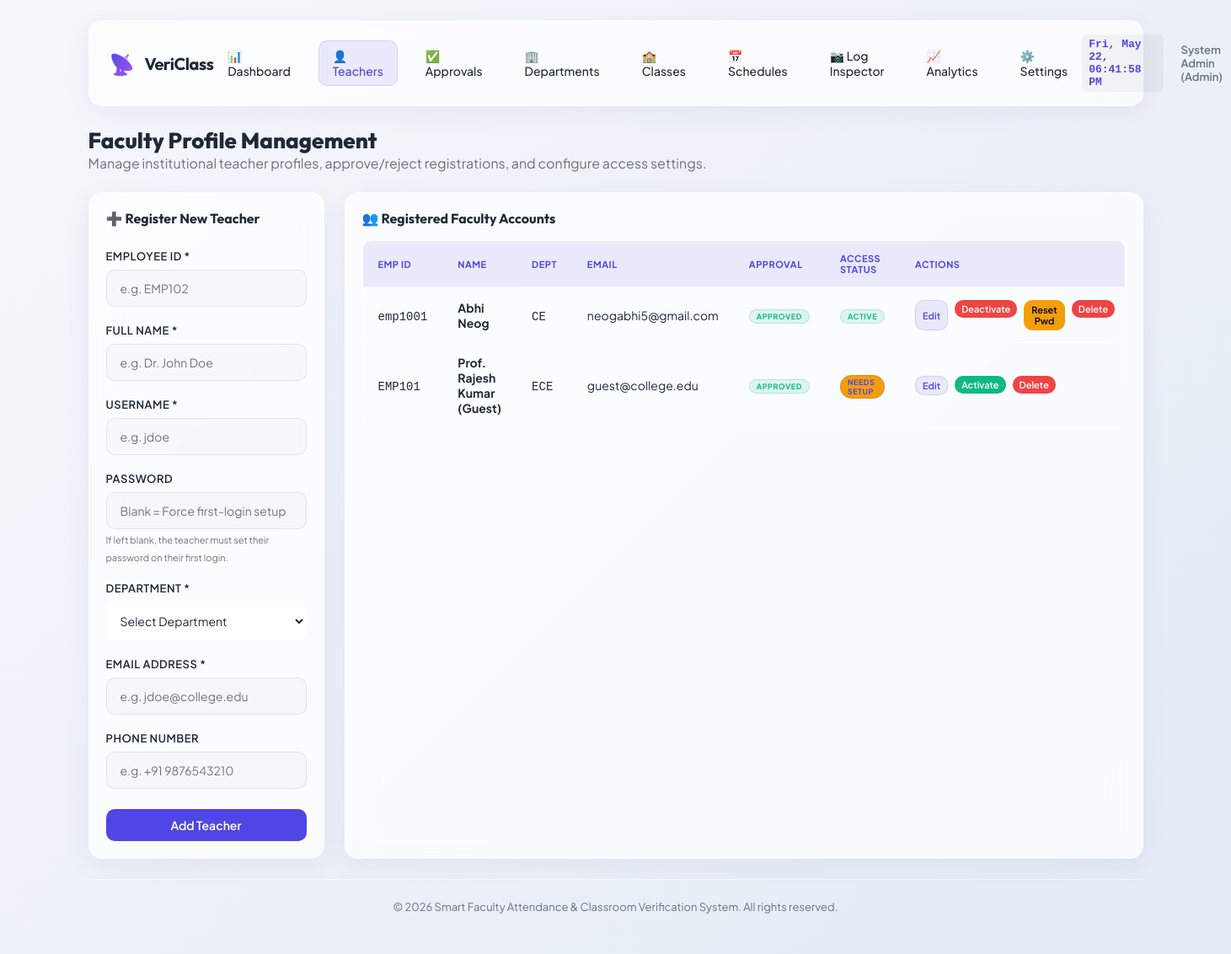
Before: /admin/teachers (signed in) with the older database file.
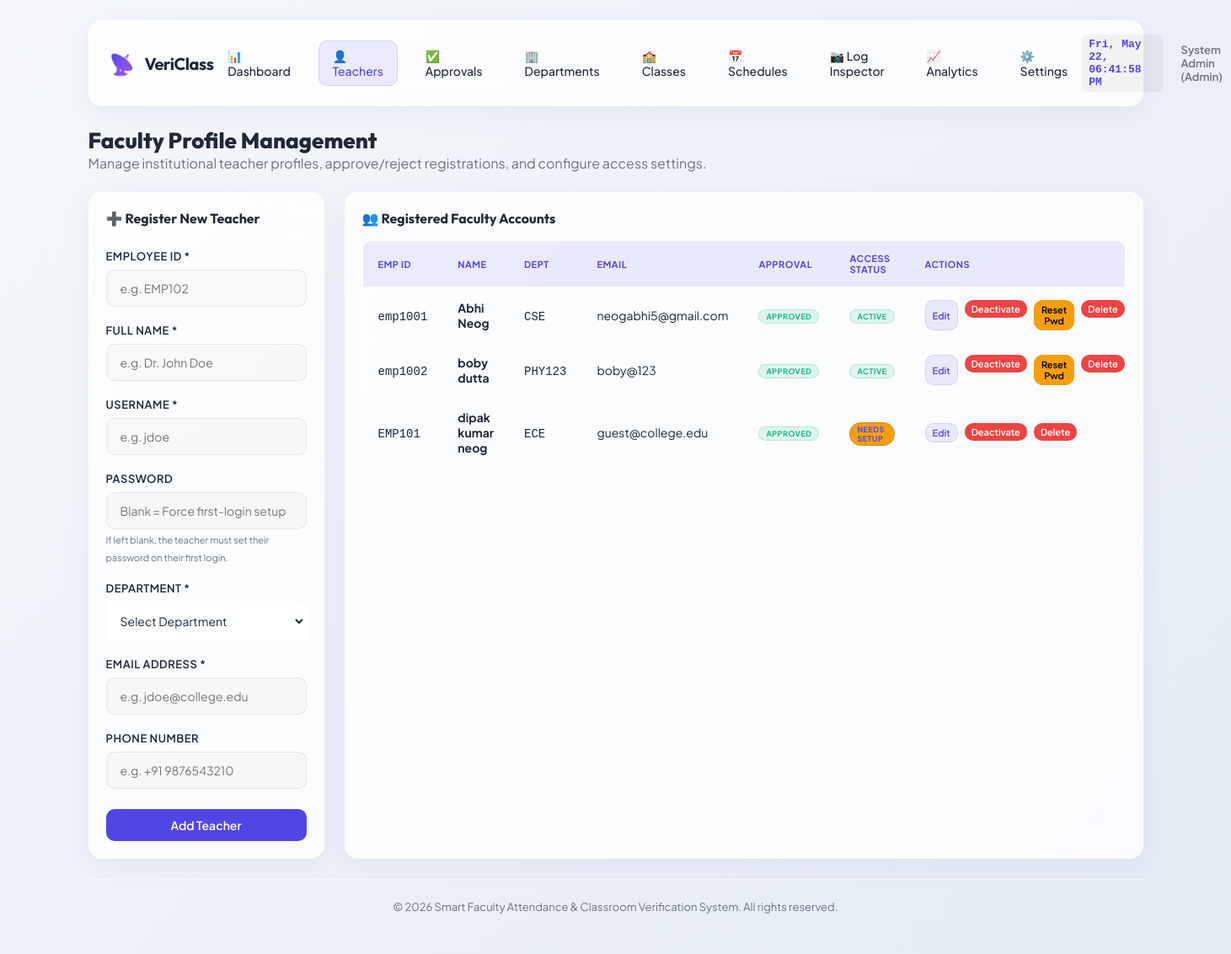
After: the same page with the newer database file.
### models.py (models this page shows, shortened)
class TeacherProfile(db.Model):
    __tablename__ = 'teacher_profiles'
    id = db.Column(db.Integer, primary_key=True)
    user_id = db.Column(db.Integer, db.ForeignKey('users.id', ondelete='CASCADE'), unique=True, nullable=False)
    employee_id = db.Column(db.String(50), unique=True, nullable=False, index=True)
    name = db.Column(db.String(120), nullable=False)
    phone = db.Column(db.String(20), nullable=True)
    department_id = db.Column(db.Integer, db.ForeignKey('departments.id', ondelete='SET NULL'), nullable=True)
    approval_status = db.Column(db.String(20), default='Pending', nullable=False) # 'Pending', 'Approved', 'Rejected'
    approved_by_id = db.Column(db.Integer, db.ForeignKey('users.id'), nullable=True)
    approved_at = db.Column(db.DateTime, nullable=True)
    user = db.relationship('User', foreign_keys=[user_id], back_populates='profile', lazy=True)
    approver = db.relationship('User', foreign_keys=[approved_by_id], lazy=True)
    timetables = db.relationship('Timetable', backref='teacher_profile', cascade="all, delete-orphan", lazy=True)
    attendance_logs = db.relationship('AttendanceLog', backref='teacher_profile', cascade="all, delete-orphan", lazy=True)

class Department(db.Model):
    __tablename__ = 'departments'
    id = db.Column(db.Integer, primary_key=True)
    name = db.Column(db.String(100), unique=True, nullable=False)
    code = db.Column(db.String(20), unique=True, nullable=False) # e.g. 'CSE', 'ECE'
    teachers = db.relationship('TeacherProfile', backref='department', lazy=True)

class User(db.Model):
    __tablename__ = 'users'
    id = db.Column(db.Integer, primary_key=True)
    username = db.Column(db.String(80), unique=True, nullable=False, index=True)
    password_hash = db.Column(db.String(255), nullable=True) # Nullable for first-time password setup
    role_id = db.Column(db.Integer, db.ForeignKey('roles.id'), nullable=False)
    email = db.Column(db.String(120), unique=True, nullable=False, index=True)
    is_active = db.Column(db.Boolean, default=True)
    needs_password_setup = db.Column(db.Boolean, default=False)
    created_at = db.Column(db.DateTime, default=datetime.utcnow)
    profile = db.relationship('TeacherProfile', foreign_keys='TeacherProfile.user_id', back_populates='user', uselist=False, cascade="all, delete-orphan", lazy=True)

### app.py (the view, shortened to what this page needs)
@app.route('/admin/teachers', methods=['GET', 'POST'])
def admin_teachers():
    if not is_logged_in() or session.get('role') != 'admin':
        flash("Access Denied.", "danger")
        return redirect(url_for('login'))
    departments = Department.query.order_by(Department.name).all()
    teacher_role = Role.query.filter_by(name='teacher').first()
    profiles = TeacherProfile.query.order_by(TeacherProfile.name).all()
    edit_profile = None
    edit_id = request.args.get('edit_id')
    if edit_id:
        edit_profile = TeacherProfile.query.get(int(edit_id))
    return render_template('admin_teachers.html',
                           teachers=profiles,
                           departments=departments,
                           edit_teacher=edit_profile)

### app.py (called while the page is built)
def is_logged_in():
    return 'user_id' in session

### templates/admin_teachers.html (shortened to what this page needs)
{% extends "base.html" %}
{% block content %}
<div style="margin-bottom: 24px;">
    <h2 style="font-family: var(--font-title); font-size: 26px; font-weight: 800;">Faculty Profile Management</h2>
    <p style="color: var(--color-text-muted);">Manage institutional teacher profiles, approve/reject registrations, and configure access settings.</p>
</div>
<div class="grid-sidebar">
    <div class="glass-card" style="padding: 20px; align-self: flex-start;">
        <h3 style="font-family: var(--font-title); font-size: 16px; margin-bottom: 16px; border-bottom: 1px solid var(--border-card); padding-bottom: 10px;">
            {% if edit_teacher %}📝 Edit Faculty Profile{% else %}➕ Register New Teacher{% endif %}
        </h3>
        <form action="{{ url_for('admin_teachers') }}" method="POST">
            <div class="form-group">
                <label class="form-label" for="employee_id">Employee ID *</label>
                <input class="form-control" type="text" id="employee_id" name="employee_id" value="{{ edit_teacher.employee_id if edit_teacher else '' }}" placeholder="e.g. EMP102" required {% if edit_teacher %}readonly{% endif %}>
            </div>
            <div class="form-group" style="margin-top: 12px;">
                <label class="form-label" for="name">Full Name *</label>
                <input class="form-control" type="text" id="name" name="name" value="{{ edit_teacher.name if edit_teacher else '' }}" placeholder="e.g. Dr. John Doe" required>
            </div>
            <div class="form-group" style="margin-top: 12px;">
                <label class="form-label" for="username">Username *</label>
                <input class="form-control" type="text" id="username" name="username" value="{{ edit_teacher.username if edit_teacher else '' }}" placeholder="e.g. jdoe" required {% if edit_teacher %}readonly{% endif %}>
            </div>
            <div class="form-group" style="margin-top: 12px;">
                <label class="form-label" for="password">Password</label>
                <input class="form-control" type="password" id="password" name="password" placeholder="{% if edit_teacher %}Leave blank to keep current{% else %}Blank = Force first-login setup{% endif %}">
                {% if not edit_teacher %}
                <small style="color: var(--color-text-muted); font-size: 11px;">If left blank, the teacher must set their password on their first login.</small>
                {% endif %}
            </div>
            <div class="form-group" style="margin-top: 12px;">
                <label class="form-label" for="department_id">Department *</label>
                <select class="form-control" id="department_id" name="department_id" required style="background-color: var(--bg-card); color: var(--color-text); border: 1px solid var(--border-card); padding: 12px; border-radius: 8px;">
                    <option value="" disabled selected>Select Department</option>
                </select>
            </div>
            <div class="form-group" style="margin-top: 12px;">
                <label class="form-label" for="email">Email Address *</label>
                <input class="form-control" type="email" id="email" name="email" value="{{ edit_teacher.user.email if edit_teacher and edit_teacher.user else '' }}" placeholder="e.g. jdoe@college.edu" required>
            </div>
            <div class="form-group" style="margin-top: 12px; margin-bottom: 24px;">
                <label class="form-label" for="phone">Phone Number</label>
                <input class="form-control" type="text" id="phone" name="phone" value="{{ edit_teacher.phone if edit_teacher else '' }}" placeholder="e.g. +91 9876543210">
            </div>
            <div style="display: flex; gap: 10px;">
                <button class="btn btn-primary" type="submit" style="flex: 1;">
                    {% if edit_teacher %}Save Changes{% else %}Add Teacher{% endif %}
                </button>
            </div>
        </form>
    </div>
    <div class="glass-card" style="padding: 20px; overflow: hidden;">
        <h3 style="font-family: var(--font-title); font-size: 16px; margin-bottom: 16px;">👥 Registered Faculty Accounts</h3>
        <div class="table-responsive">
            <table class="custom-table">
                <thead>
                    <tr>
                        <th>Emp ID</th>
                        <th>Name</th>
                        <th>Dept</th>
                        <th>Email</th>
                        <th>Approval</th>
                        <th>Access Status</th>
                        <th>Actions</th>
                    </tr>
                </thead>
                <tbody>
                    {% if teachers %}
                        {% for teacher in teachers %}
                            <tr>
                                <td><code>{{ teacher.employee_id }}</code></td>
                                <td style="font-weight: 700;">{{ teacher.name }}</td>
                                <td><code>{{ teacher.department.code if teacher.department else 'N/A' }}</code></td>
                                <td>{{ teacher.user.email if teacher.user else 'N/A' }}</td>
                                <td>
                                    <span class="badge {% if teacher.approval_status == 'Approved' %}badge-approved{% elif teacher.approval_status == 'Pending' %}badge-pending{% else %}badge-rejected{% endif %}" style="font-size: 9px; padding: 2px 8px;">
                                        {{ teacher.approval_status }}
                                    </span>
                                </td>
                                <td>
                                    {% if teacher.user %}
                                        {% if teacher.user.needs_password_setup %}
                                            <span class="badge badge-pending" style="font-size: 9px; padding: 2px 8px; background-color: var(--color-warning);">Needs Setup</span>
                                        {% elif teacher.user.is_active %}
                                            <span class="badge badge-approved" style="font-size: 9px; padding: 2px 8px;">Active</span>
                                        {% else %}
                                            <span class="badge badge-rejected" style="font-size: 9px; padding: 2px 8px;">Disabled</span>
                                        {% endif %}
                                    {% else %}
                                        <span class="badge badge-rejected" style="font-size: 9px; padding: 2px 8px;">No User</span>
                                    {% endif %}
                                </td>
                                <td>
                                    <div style="display: flex; gap: 8px;">
                                        <a href="?edit_id={{ teacher.id }}" class="btn btn-secondary" style="padding: 4px 8px; font-size: 11px;">Edit</a>
                                        {% if teacher.user %}
                                            <form action="{{ url_for('admin_teachers') }}" method="POST" style="display: inline;" onsubmit="return confirm('Toggle status for this teacher?');">
                                                <button type="submit" class="btn {% if teacher.user.is_active %}btn-danger{% else %}btn-success{% endif %}" style="padding: 4px 8px; font-size: 11px;">
                                                    {{ 'Deactivate' if teacher.user.is_active else 'Activate' }}
                                                </button>
                                            </form>
                                            {% if not teacher.user.needs_password_setup %}
                                                <form action="{{ url_for('admin_teachers') }}" method="POST" style="display: inline;" onsubmit="return confirm('Force credential reset? This deletes their password and forces first-login setup.');">
                                                    <button type="submit" class="btn btn-secondary" style="padding: 4px 8px; font-size: 11px; background-color: var(--color-warning); color: #000; border-color: var(--color-warning);">
                                                        Reset Pwd
                                                    </button>
                                                </form>
                                            {% endif %}
                                        {% endif %}
                                        <form action="{{ url_for('admin_teachers') }}" method="POST" style="display: inline;" onsubmit="return confirm('PERMANENTLY delete this faculty profile and all their history?');">
                                            <button type="submit" class="btn btn-danger" style="padding: 4px 8px; font-size: 11px;">
                                                Delete
                                            </button>
                                        </form>
                                    </div>
                                </td>
                            </tr>
                        {% endfor %}
                    {% else %}
                        <tr>
                            <td colspan="7" style="text-align: center; color: var(--color-text-muted); padding: 30px;">No teachers registered yet. Add one on the left.</td>
                        </tr>
                    {% endif %}
                </tbody>
            </table>
        </div>
    </div>
</div>
{% endblock %}

### templates/base.html (shortened to what this page needs)
<!DOCTYPE html>
<html lang="en" data-theme="dark">
<head>
    <link rel="stylesheet" href="{{ url_for('static', filename='css/style.css') }}">
</head>
<body>
    <div class="app-container">
        <header class="app-header">
            <div class="logo-section">
                <span class="logo-icon">📡</span>
                <span class="logo-text">VeriClass</span>
            </div>
            {% if session.get('user_id') %}
            <nav class="nav-links">
                {% if session.get('role') == 'admin' %}
                    <a href="{{ url_for('admin_dashboard') }}" class="nav-item {% if request.endpoint == 'admin_dashboard' %}active{% endif %}">📊 Dashboard</a>
                    <a href="{{ url_for('admin_teachers') }}" class="nav-item {% if request.endpoint == 'admin_teachers' %}active{% endif %}">👤 Teachers</a>
                    <a href="{{ url_for('admin_approvals') }}" class="nav-item {% if request.endpoint == 'admin_approvals' %}active{% endif %}">✅ Approvals</a>
                    <a href="{{ url_for('admin_departments') }}" class="nav-item {% if request.endpoint == 'admin_departments' %}active{% endif %}">🏢 Departments</a>
                    <a href="{{ url_for('admin_classes') }}" class="nav-item {% if request.endpoint == 'admin_classes' %}active{% endif %}">🏫 Classes</a>
                    <a href="{{ url_for('admin_timetable') }}" class="nav-item {% if request.endpoint == 'admin_timetable' %}active{% endif %}">📅 Schedules</a>
                    <a href="{{ url_for('admin_attendance') }}" class="nav-item {% if request.endpoint == 'admin_attendance' %}active{% endif %}">📷 Log Inspector</a>
                    <a href="{{ url_for('admin_reports') }}" class="nav-item {% if request.endpoint == 'admin_reports' %}active{% endif %}">📈 Analytics</a>
                    <a href="{{ url_for('admin_settings') }}" class="nav-item {% if request.endpoint == 'admin_settings' %}active{% endif %}">⚙️ Settings</a>
                {% else %}
                    <a href="{{ url_for('teacher_dashboard') }}" class="nav-item {% if request.endpoint == 'teacher_dashboard' %}active{% endif %}">🏫 My Schedule</a>
                {% endif %}
            </nav>
            <div class="user-profile">
                <span id="liveClock" style="font-family: monospace; font-size: 13px; font-weight: 700; color: var(--color-primary); background: rgba(0,0,0,0.04); padding: 4px 8px; border-radius: 6px; margin-right: 8px;"></span>
                <span style="font-size: 13px; font-weight: 600; color: var(--color-text-muted);">
                    {{ session.get('name') }} ({{ session.get('role')|capitalize }})
                </span>
            </div>
            {% else %}
            <div class="user-profile">
                <span id="liveClock" style="font-family: monospace; font-size: 13px; font-weight: 700; color: var(--color-primary); background: rgba(0,0,0,0.04); padding: 4px 8px; border-radius: 6px; margin-right: 8px;"></span>
                <button class="theme-toggle" id="themeToggle">🌙</button>
            </div>
            {% endif %}
        </header>
        <main style="flex: 1; display: flex; flex-direction: column;">
            {% block content %}{% endblock %}
        </main>
        <footer class="app-footer">
            <p>&copy; 2026 Smart Faculty Attendance & Classroom Verification System. All rights reserved.</p>
        </footer>
    </div>
</body>
</html>

Changed rows visible on the page:
changed TeacherProfile "emp1001": department "CE" → "CSE"
added TeacherProfile: employee_id "emp1002", name "boby dutta", department "PHY123", user "boby@123", approval_status "APPROVED", shows "ACTIVE"
added User: is_active "Deactivate"
changed TeacherProfile "EMP101": name "Prof. Rajesh Kumar (Guest)" → "dipak kumar neog"
changed User (number 3 of 3 on the later page): is_active "Activate" → "Deactivate"
